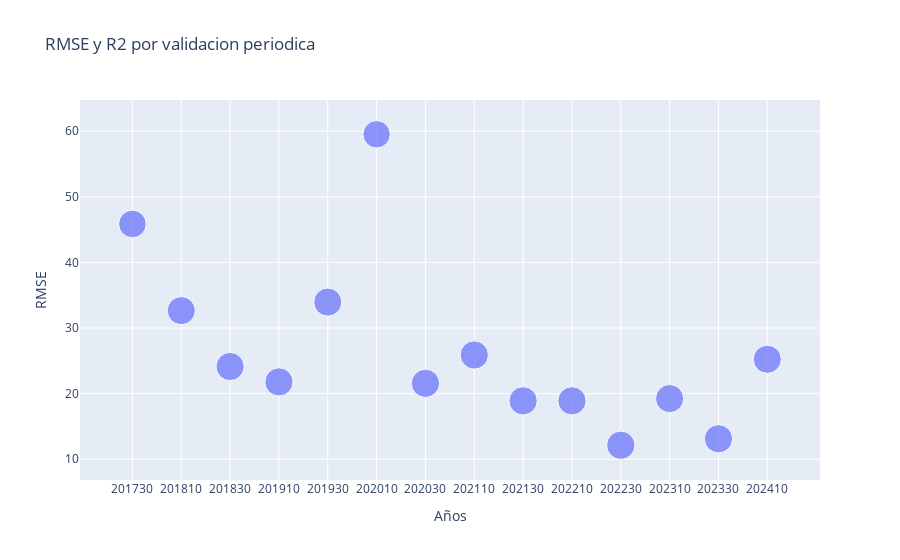

Notebook code for this chart:
### Code cell
fig = px.scatter(
    df,
    x="Años",
    y="RMSE",
    size='R2',
    hover_data=['validacion cruzada'],
    title = 'RMSE y R2 por validacion periodica',
    category_orders={"Años": sorted(df['Años'].unique())}
)
fig.show()

### Figure 1 — Plotly figure (JSON) as saved in the notebook; plotly's stock layout.template omitted (floating-point values rounded to 4 significant figures)
{"data": [{"customdata": [[0.1786], [0.1478], [0.1229], [0.1044], [0.1145], [0.1143], [0.1096], [0.09918], [0.08779], [0.07628], [0.1052], [0.1137], [0.09647], [0.1058]], "hovertemplate": "Años=%{x}<br>RMSE=%{y}<br>R2=%{marker.size}<br>validacion cruzada=%{customdata[0]}<extra></extra>", "legendgroup": "", "marker": {"color": "#636efa", "size": [0.9454, 0.9763, 0.9857, 0.989, 0.9766, 0.9297, 0.9905, 0.989, 0.9919, 0.9918, 0.9896, 0.9834, 0.9905, 0.9786], "sizemode": "area", "sizeref": 0.00248, "symbol": "circle"}, "mode": "markers", "name": "", "orientation": "v", "showlegend": false, "type": "scatter", "x": ["201730", "201810", "201830", "201910", "201930", "202010", "202030", "202110", "202130", "202210", "202230", "202310", "202330", "202410"], "xaxis": "x", "y": [45.85, 32.64, 24.12, 21.78, 33.94, 59.52, 21.56, 25.88, 18.9, 18.89, 12.13, 19.24, 13.11, 25.23], "yaxis": "y"}], "layout": {"legend": {"itemsizing": "constant", "tracegroupgap": 0}, "title": {"text": "RMSE y R2 por validacion periodica"}, "xaxis": {"anchor": "y", "categoryarray": ["201730", "201810", "201830", "201910", "201930", "202010", "202030", "202110", "202130", "202210", "202230", "202310", "202330", "202410"], "categoryorder": "array", "domain": [0, 1], "title": {"text": "Años"}}, "yaxis": {"anchor": "x", "domain": [0, 1], "title": {"text": "RMSE"}}}}
